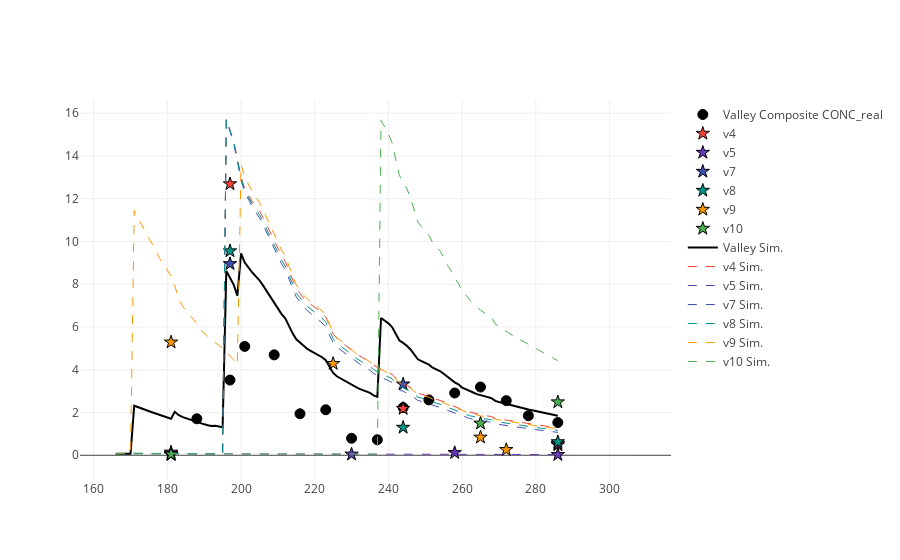

The cell this chart's notebook holds for it:
### Code cell
%matplotlib inline
import plotlycred
figname = 'Soils' + variable + transect + '.png'

online = False
if online:
    # fig = py.iplot(data) 
    fig = go.Figure(data=data) # , layout=layout)
    py.image.save_as(fig, filename=figname)
else:
    iplot(data)
